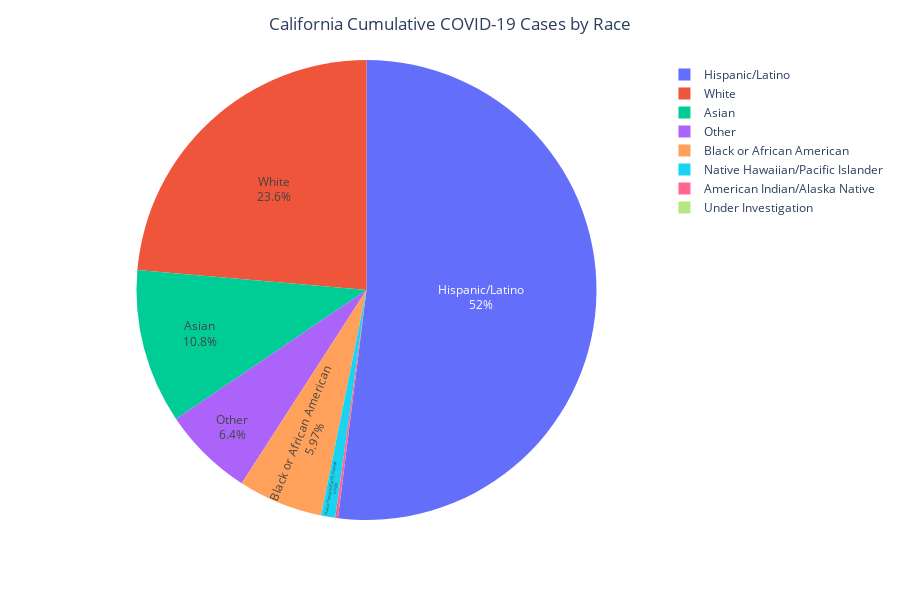

Notebook source saved alongside this figure:
### Code cell
fig = px.pie(df_california, values = 'Count',names='Race', height=600)
fig.update_traces(textposition='inside', textinfo='percent+label')

fig.update_layout(
    title_x = 0.5,
    geo=dict(
        showframe = False,
        showcoastlines = False,
    ),title_text="California Cumulative COVID-19 Cases by Race")

fig.show()

### Figure 1 — Plotly figure (JSON) as saved in the notebook; plotly's stock layout.template omitted (floating-point values rounded to 4 significant figures)
{"data": [{"domain": {"x": [0, 1], "y": [0, 1]}, "hovertemplate": "Race=%{label}<br>Count=%{value}<extra></extra>", "labels": ["American Indian/Alaska Native", "Asian", "Black or African American", "Hispanic/Latino", "Native Hawaiian/Pacific Islander", "White", "Other", "Under Investigation"], "legendgroup": "", "name": "", "showlegend": true, "textinfo": "percent+label", "textposition": "inside", "type": "pie", "values": [92, 5339, 2937, 25582, 488, 11625, 3151, 0]}], "layout": {"geo": {"showcoastlines": false, "showframe": false}, "height": 600, "legend": {"tracegroupgap": 0}, "margin": {"t": 60}, "title": {"text": "California Cumulative COVID-19 Cases by Race", "x": 0.5}}}
